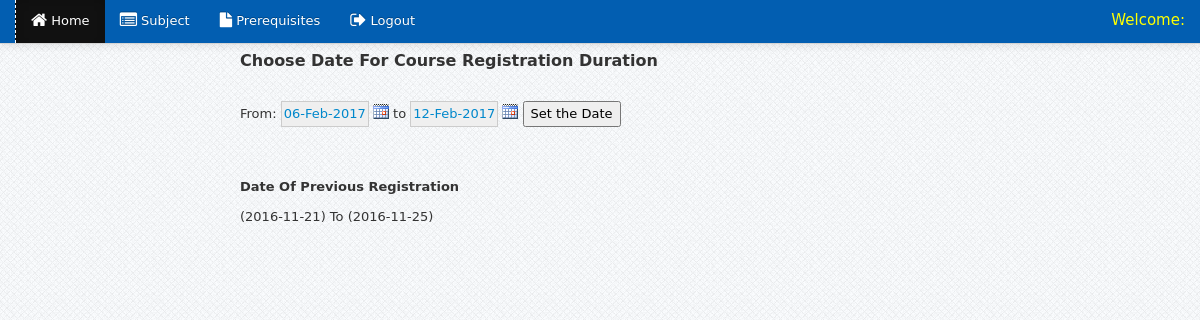
/registrar/date.php (signed in), run on an earlier commit of the app's database.
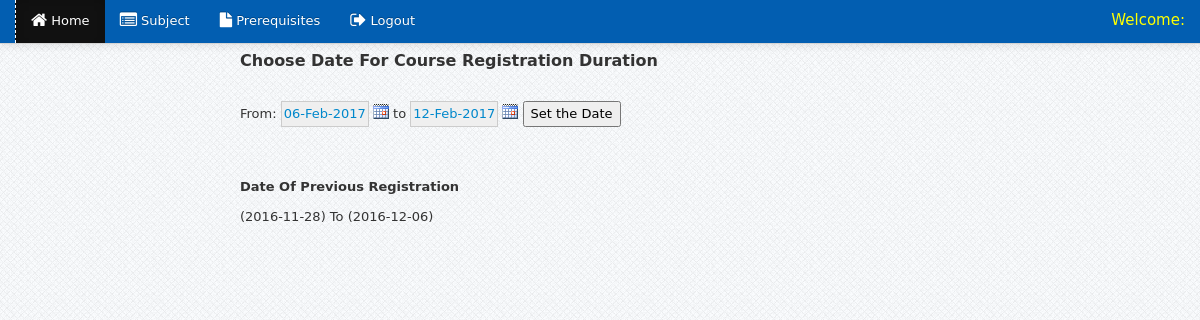
And on a later commit of the database.
### tables this page shows
CREATE TABLE `date` (
  `to` varchar(111) NOT NULL,
  `from` varchar(111) NOT NULL
);

### registrar/date.php (the view, shortened to what this page needs)
<?php include('header.php'); ?>
<?php include('navbar_dasboard.php'); ?>
<?php
require_once('calendar/classes/tc_calendar.php');
?>
<!DOCTYPE HTML PUBLIC "-//W3C//DTD HTML 4.01 Transitional//EN" "http://www.w3.org/TR/html4/loose.dtd">
<html>
<head>
<link href="calendar/calendar.css" rel="stylesheet" type="text/css" />
</head>
<body>
<div class="container">
		<div class="margin-top">
			<div class="row">
				<div class="span12">
				</div>
				<div class="span2">
				</div>
				<div class="span10">
                                  <form name="form1" method="post" action="">
  <ul>
  <p class="largetxt" style="font-size:16px"><b>Choose Date For Course Registration Duration</b></p>
  From:
  to
  <input type="button" name="button2" id="button2" value="Set the Date" onClick="trackIt(this.form.date3.value,this.form.date4.value);">
</br></br></br><p class="largetxt" style="background-color:#FF0000"><b><marquee behavior="slide">Date Of Previous Registration</marquee></b></p>
<?php
$uery = mysql_query("SELECT `to`, `from` FROM `date`") or die(mysql_error());
$row = mysql_fetch_array($uery);
 echo "(".$row['from'].")    ";
 echo "        To      ";
 echo "      (".$row['to'].")";
 ?>
</ul>
</form>
				</div>
			</div>
		</div>
    </div>
</body>
</html>

What changed in the data, as far as the page shows it:
removed date: from "2016-11-21", to "2016-11-25"
added date: from "2016-11-28", to "2016-12-06"
